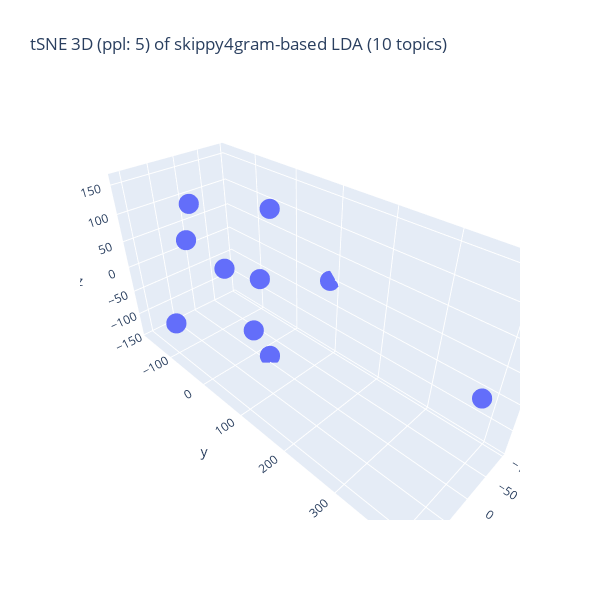

The code cell stored with this chart in its notebook:
### Code cell
%%capture --no-display

## Plotlyを使って tSNE の結果の可視化 (3D)
import numpy as np
import plotly.graph_objects as go

## 変数の指定
d1, d2, d3 = topic_tsne_3d[:,0], topic_tsne_3d[:,1], topic_tsne_3d[:,2]
fig = go.Figure(data = [go.Scatter3d(x = d1, y = d2, z = d3,
                                     mode = 'markers', marker = dict(size = 7)) ])

## 3D 散布図にラベルを追加する処理は未実装
#fig.update_traces(text = [ str(x) for x in range(len(topic_dist))])
title_val = f"tSNE 3D (ppl: {top_perplexity_val}) of {term_type}-based LDA ({n_topics} topics)"
fig.update_layout(title = dict(text = title_val),
                  autosize = False, width = 600, height = 600,)
fig.show()

### Figure 1 — Plotly figure (JSON) as saved in the notebook; plotly's stock layout.template omitted (floating-point values rounded to 4 significant figures)
{"data": [{"marker": {"size": 7}, "mode": "markers", "type": "scatter3d", "x": [41.11, -84.8, 9.818, 84.42, -42.68, -98.23, 112.4, -4.042, 0.1517, 89.63], "y": [-16.96, -45.67, -173.0, -26.7, -31.27, 86.05, -70.98, 32.07, 414.0, 108.6], "z": [37.8, 91.87, 20.0, 158.6, -24.63, -1.026, -62.17, -142.2, 25.12, 8.076]}], "layout": {"autosize": false, "height": 600, "title": {"text": "tSNE 3D (ppl: 5) of skippy4gram-based LDA (10 topics)"}, "width": 600}}
